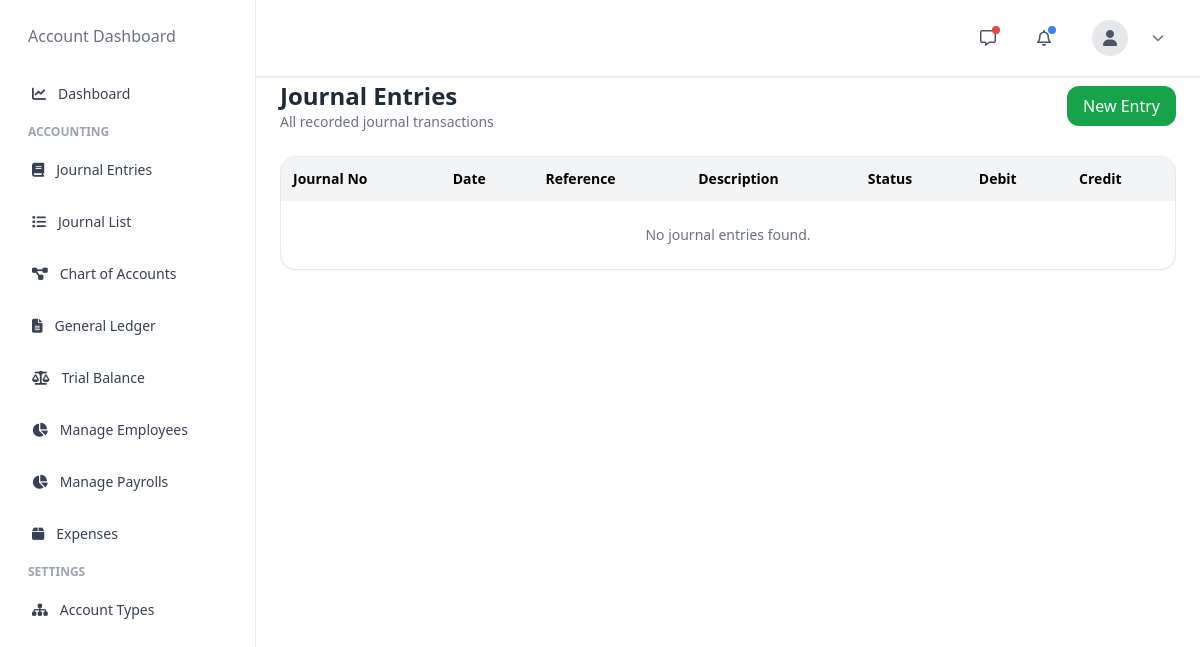
The page /accounting/journals/ on the database as committed earlier.
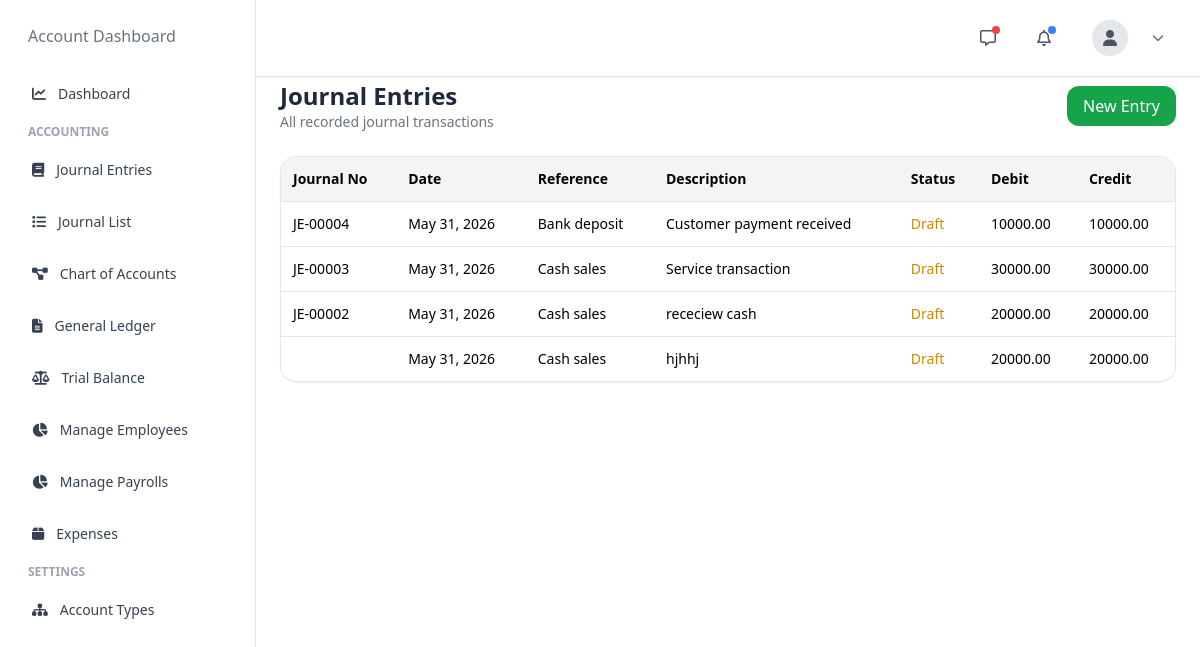
The same page on the database as committed later.
### accounting/models.py (models this page shows, shortened)
class JournalEntry(models.Model):
    STATUS_CHOICES = (
        ('draft', 'Draft'),
        ('posted', 'Posted'),
        ('cancelled', 'Cancelled'),
    )
    company = models.ForeignKey(Company, on_delete=models.CASCADE)
    journal_number = models.CharField(max_length=100)
    reference = models.CharField(max_length=255, blank=True, null=True)
    description = models.TextField(blank=True, null=True)
    posting_date = models.DateField()
    status = models.CharField(
        max_length=20,
        choices=STATUS_CHOICES,
        default='draft'
    )
    created_at = models.DateTimeField(auto_now_add=True)
    class Meta:
        unique_together = ('company', 'journal_number')
        ordering = ['-created_at']

class JournalEntryLine(models.Model):
    journal_entry = models.ForeignKey(
        JournalEntry,
        on_delete=models.CASCADE,
        related_name='lines'
    )
    account = models.ForeignKey(
        ChartOfAccount,
        on_delete=models.PROTECT
    )
    description = models.CharField(
        max_length=255,
        blank=True,
        null=True
    )
    debit = models.DecimalField(
        max_digits=18,
        decimal_places=2,
        default=0
    )
    credit = models.DecimalField(
        max_digits=18,
        decimal_places=2,
        default=0
    )
    class Meta:
        ordering = ['id']

### accounting/views.py (the view)
def journal_list(request):
    journals = JournalEntry.objects.prefetch_related(
        "lines"
    ).order_by("-created_at")
    return render(
        request,
        "accounting/journal_list.html",
        {
            "journals": journals
        }
    )

### templates/accounting/journal_list.html
{% extends 'accounting/base.html' %}
{% load static %}
{% block content %}
{% include 'accounting/nav.html' %}
{% include 'accounting/sidebar.html' %}
<div class="sm:ml-64 min-h-screen pt-20 px-6 pb-10">
    <div class="max-w-7xl mx-auto">
        <div class="flex justify-between items-center mb-6">
            <div>
                <h1 class="text-2xl font-semibold text-gray-800">
                    Journal Entries
                </h1>
                <p class="text-sm text-gray-500">
                    All recorded journal transactions
                </p>
            </div>
            <a href="{% url 'create_journal_entry' %}"
               class="bg-green-600 hover:bg-green-700 text-white px-4 py-2 rounded-xl">
                New Entry
            </a>
        </div>
        <div class="bg-white rounded-2xl shadow-sm border overflow-hidden">
            <table class="w-full text-sm">
                <thead class="bg-gray-100">
                    <tr>
                        <th class="p-3 text-left">Journal No</th>
                        <th class="p-3 text-left">Date</th>
                        <th class="p-3 text-left">Reference</th>
                        <th class="p-3 text-left">Description</th>
                        <th class="p-3 text-left">Status</th>
                        <th class="p-3 text-left">Debit</th>
                        <th class="p-3 text-left">Credit</th>
                    </tr>
                </thead>
                <tbody>
                    {% for journal in journals %}
                    <tr class="border-t hover:bg-gray-50">
                        <td class="p-3 font-medium">
                            {{ journal.journal_number }}
                        </td>
                        <td class="p-3">
                            {{ journal.posting_date }}
                        </td>
                        <td class="p-3">
                            {{ journal.reference|default:"-" }}
                        </td>
                        <td class="p-3">
                            {{ journal.description|default:"-" }}
                        </td>
                        <td class="p-3">
                            {% if journal.status == 'posted' %}
                                <span class="text-green-600 font-medium">
                                    Posted
                                </span>
                            {% elif journal.status == 'draft' %}
                                <span class="text-yellow-600 font-medium">
                                    Draft
                                </span>
                            {% else %}
                                <span class="text-red-600 font-medium">
                                    Cancelled
                                </span>
                            {% endif %}
                        </td>
                        <td class="p-3">
                            {% with total=0 %}
                                {% for line in journal.lines.all %}
                                    {% if line.debit %}
                                        {{ line.debit }}
                                    {% endif %}
                                {% endfor %}
                            {% endwith %}
                        </td>
                        <td class="p-3">
                            {% with total=0 %}
                                {% for line in journal.lines.all %}
                                    {% if line.credit %}
                                        {{ line.credit }}
                                    {% endif %}
                                {% endfor %}
                            {% endwith %}
                        </td>
                    </tr>
                    {% empty %}
                    <tr>
                        <td colspan="7" class="p-6 text-center text-gray-500">
                            No journal entries found.
                        </td>
                    </tr>
                    {% endfor %}
                </tbody>
            </table>
        </div>
    </div>
</div>
{% endblock %}

Rows that differ between the two databases and show on the page:
added JournalEntry: journal_number "JE-00004", posting_date "May 31, 2026", reference "Bank deposit", description "Customer payment received", status "Draft"
added JournalEntryLine: debit "10000.00", shown under "JE-00004"
added JournalEntryLine: credit "10000.00", shown under "JE-00004"
added JournalEntry: journal_number "JE-00003", posting_date "May 31, 2026", reference "Cash sales", description "Service transaction", status "Draft"
added JournalEntryLine: debit "30000.00", shown under "JE-00003"
added JournalEntryLine: credit "30000.00", shown under "JE-00003"
added JournalEntry: journal_number "JE-00002", posting_date "May 31, 2026", reference "Cash sales", description "receciew cash", status "Draft"
added JournalEntryLine: debit "20000.00", shown under "JE-00002"
added JournalEntryLine: credit "20000.00", shown under "JE-00002"
added JournalEntry: posting_date "May 31, 2026", reference "Cash sales", description "hjhhj", status "Draft"
added JournalEntryLine: debit "20000.00", shown under "May 31, 2026"
added JournalEntryLine: credit "20000.00", shown under "May 31, 2026"
Other text that changed with them:
text no longer shown: "No journal entries found."
